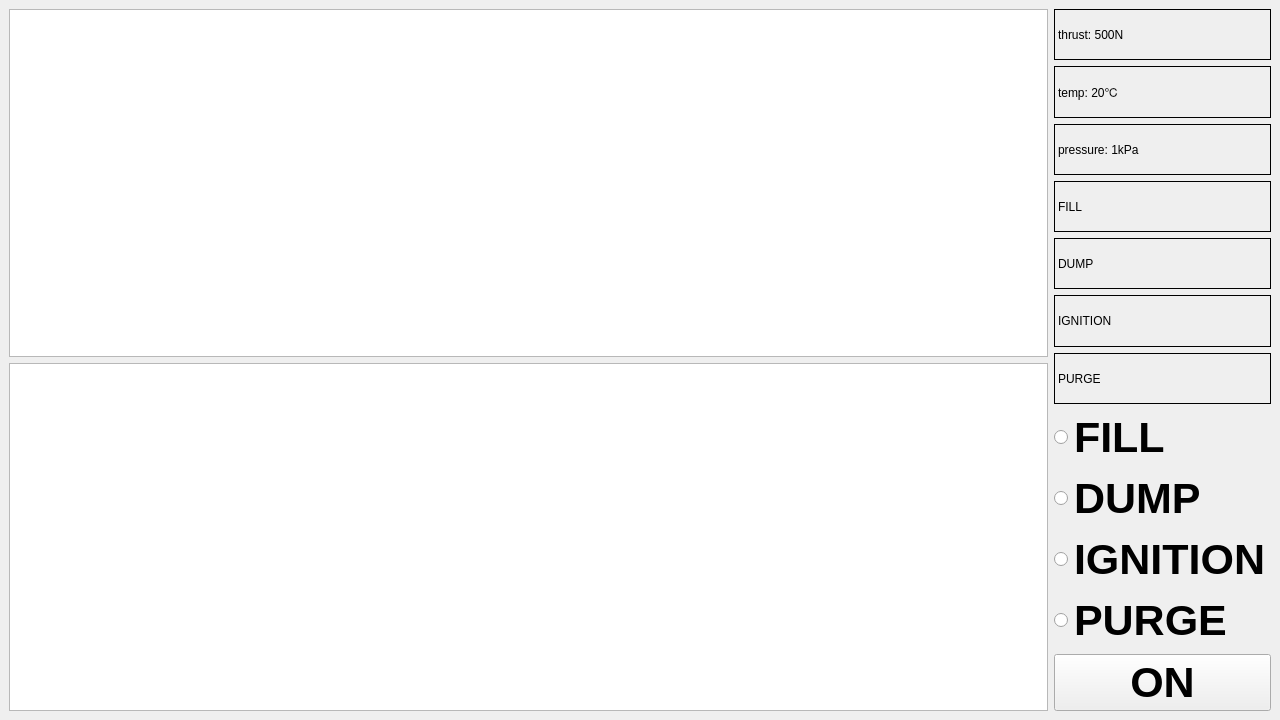
<?xml version="1.0" encoding="UTF-8"?>
<ui version="4.0">
 <class>MainWindow</class>
 <widget class="QMainWindow" name="MainWindow">
  <property name="geometry">
   <rect>
    <x>0</x>
    <y>0</y>
    <width>1280</width>
    <height>720</height>
   </rect>
  </property>
  <property name="font">
   <font>
    <family>Meiryo UI</family>
   </font>
  </property>
  <property name="windowTitle">
   <string>MainWindow</string>
  </property>
  <widget class="QWidget" name="centralwidget">
   <layout class="QHBoxLayout" name="horizontalLayout_2">
    <item>
     <layout class="QHBoxLayout" name="horizontalLayout">
      <item>
       <layout class="QVBoxLayout" name="verticalLayout_3">
        <item>
         <widget class="PlotWidget" name="thrust_meter_view"/>
        </item>
        <item>
         <widget class="PlotWidget" name="thermometer_view"/>
        </item>
       </layout>
      </item>
      <item>
       <layout class="QVBoxLayout" name="verticalLayout_4">
        <item>
         <layout class="QVBoxLayout" name="verticalLayout_2">
          <item>
           <widget class="QLabel" name="thrust_label">
            <property name="frameShape">
             <enum>QFrame::Box</enum>
            </property>
            <property name="text">
             <string>thrust: 500N</string>
            </property>
           </widget>
          </item>
          <item>
           <widget class="QLabel" name="temp_label">
            <property name="frameShape">
             <enum>QFrame::Box</enum>
            </property>
            <property name="text">
             <string>temp: 20℃</string>
            </property>
           </widget>
          </item>
          <item>
           <widget class="QLabel" name="pressure_label">
            <property name="frameShape">
             <enum>QFrame::Box</enum>
            </property>
            <property name="text">
             <string>pressure: 1kPa</string>
            </property>
           </widget>
          </item>
          <item>
           <widget class="QLabel" name="fill_label">
            <property name="frameShape">
             <enum>QFrame::Box</enum>
            </property>
            <property name="text">
             <string>FILL</string>
            </property>
           </widget>
          </item>
          <item>
           <widget class="QLabel" name="dump_label">
            <property name="frameShape">
             <enum>QFrame::Box</enum>
            </property>
            <property name="text">
             <string>DUMP</string>
            </property>
           </widget>
          </item>
          <item>
           <widget class="QLabel" name="ignition_label">
            <property name="frameShape">
             <enum>QFrame::Box</enum>
            </property>
            <property name="text">
             <string>IGNITION</string>
            </property>
           </widget>
          </item>
          <item>
           <widget class="QLabel" name="purge_label">
            <property name="frameShape">
             <enum>QFrame::Box</enum>
            </property>
            <property name="text">
             <string>PURGE</string>
            </property>
           </widget>
          </item>
         </layout>
        </item>
        <item>
         <layout class="QVBoxLayout" name="verticalLayout" stretch="0,0,0,0">
          <item>
           <widget class="QRadioButton" name="fill_radio_button">
            <property name="minimumSize">
             <size>
              <width>0</width>
              <height>30</height>
             </size>
            </property>
            <property name="font">
             <font>
              <family>Meiryo UI</family>
              <pointsize>32</pointsize>
              <weight>75</weight>
              <bold>true</bold>
             </font>
            </property>
            <property name="text">
             <string>FILL</string>
            </property>
           </widget>
          </item>
          <item>
           <widget class="QRadioButton" name="dump_radio_button">
            <property name="minimumSize">
             <size>
              <width>0</width>
              <height>30</height>
             </size>
            </property>
            <property name="font">
             <font>
              <family>Meiryo UI</family>
              <pointsize>32</pointsize>
              <weight>75</weight>
              <bold>true</bold>
             </font>
            </property>
            <property name="text">
             <string>DUMP</string>
            </property>
           </widget>
          </item>
          <item>
           <widget class="QRadioButton" name="ignition_radio_button">
            <property name="minimumSize">
             <size>
              <width>0</width>
              <height>30</height>
             </size>
            </property>
            <property name="font">
             <font>
              <family>Meiryo UI</family>
              <pointsize>32</pointsize>
              <weight>75</weight>
              <bold>true</bold>
             </font>
            </property>
            <property name="text">
             <string>IGNITION</string>
            </property>
           </widget>
          </item>
          <item>
           <widget class="QRadioButton" name="purge_radio_button">
            <property name="minimumSize">
             <size>
              <width>0</width>
              <height>30</height>
             </size>
            </property>
            <property name="font">
             <font>
              <family>Meiryo UI</family>
              <pointsize>32</pointsize>
              <weight>75</weight>
              <bold>true</bold>
             </font>
            </property>
            <property name="text">
             <string>PURGE</string>
            </property>
           </widget>
          </item>
         </layout>
        </item>
        <item>
         <widget class="QPushButton" name="on_off_button">
          <property name="font">
           <font>
            <family>Meiryo UI</family>
            <pointsize>32</pointsize>
            <weight>75</weight>
            <bold>true</bold>
           </font>
          </property>
          <property name="text">
           <string>ON</string>
          </property>
         </widget>
        </item>
       </layout>
      </item>
     </layout>
    </item>
   </layout>
  </widget>
  <widget class="QMenuBar" name="menubar">
   <property name="geometry">
    <rect>
     <x>0</x>
     <y>0</y>
     <width>1280</width>
     <height>23</height>
    </rect>
   </property>
  </widget>
 </widget>
 <customwidgets>
  <customwidget>
   <class>PlotWidget</class>
   <extends>QGraphicsView</extends>
   <header location="global">pyqtgraph.h</header>
  </customwidget>
 </customwidgets>
 <resources/>
 <connections/>
</ui>
